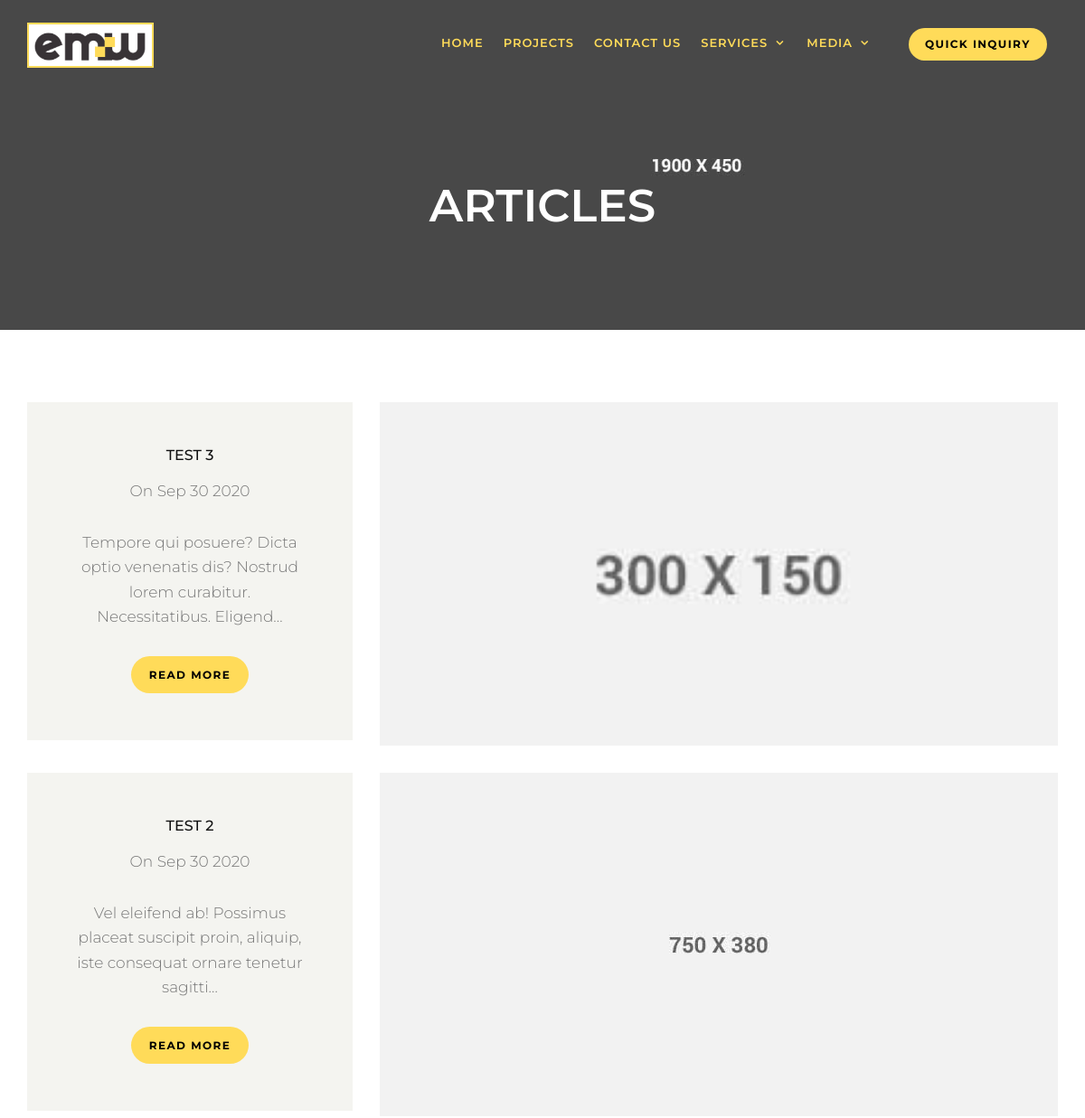
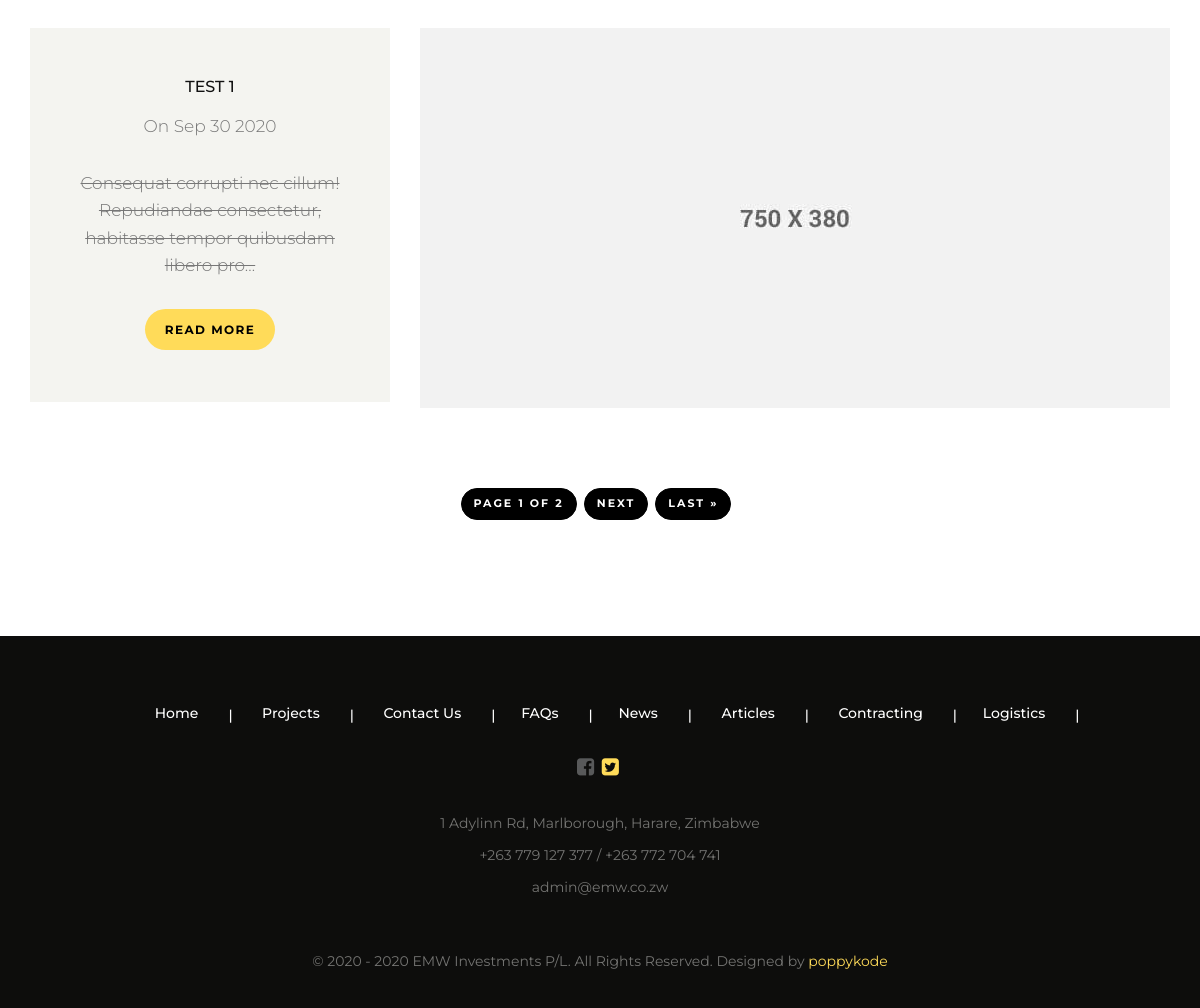
The page /articles on the database its author committed (2 pictures, top to bottom).
### news_blog/models.py (models this page shows, shortened)
class BlogNews(models.Model):
    OPTION = (
        ('', 'Select Category'),
        ('news', 'News'),
        ('articles', 'Articles'),
    )
    category = models.CharField(max_length=50, choices=OPTION)
    title = models.CharField(max_length=255)
    author = models.CharField(max_length=255, default='Admin')
    image = models.ImageField(upload_to='blog/%Y/%m/')
    description = RichTextUploadingField()
    tag = models.ManyToManyField('Tag')
    slug = models.SlugField(unique=True)
    updated = models.DateTimeField(auto_now=True)
    timestamp = models.DateTimeField(auto_now_add=True)
    class Meta:
        ordering = ['-timestamp']
        verbose_name_plural = 'News or Article'

### news_blog/views.py (the view)
# urls.py: path('<str:type>', new_articles, name='new_articles'),
def new_articles(request, type):
    template_name = 'news_blog/news_blog.html'
    qs_all = BlogNews.objects.all()
    if type != 'all':
        news_articles_list = qs_all.filter(category=type)
        paginator = Paginator(news_articles_list, 3)
        page = request.GET.get('page')
        qs = paginator.get_page(page)
        return render(request, template_name, {'obj': qs, 'type': type})
    paginator = Paginator(qs_all, 3)
    page = request.GET.get('page')
    qs = paginator.get_page(page)
    return render(request, template_name, {'obj': qs, 'type': 'NEWS & ARTICLES'})

### templates/news_blog/news_blog.html (shortened to what this page needs)
{% extends 'base/base.html' %}
{% load static %}
{% block content %}
<div class="page-header">
    <div class="container">
        <div class="row">
            <div class="col-lg-12 col-md-12 col-sm-12 col-xs-12">
                <div class="page-section">
                    <h1 class="page-title ">{{type|title}} </h1>
                </div>
            </div>
        </div>
    </div>
</div>
<div class="space-medium">
    <div class="container">
        <div class="row">
            {% if obj %}
            {% for a in obj %}
            {% include 'base/snippets/news_blog.html' with instance=a %}
            {% endfor %}
            {% else %}
            <div class="col-md-6 col-md-offset-3 text-center">
                <h1>No Posts yet </h1>
            </div>
            {% endif %}
        </div>
        {% if obj %}
        <div class="row">
            <div class="col-lg-12 col-md-12 col-sm-12 col-xs-12">
                <div class="col-lg-12 col-md-12 col-sm-12 col-xs-12">
                    <div class="st-pagination">
                        <ul class="pagination">
                            <li><a href="#"> Page {{ obj.number }} of {{ obj.paginator.num_pages }}</a></li>
                            {% if obj.has_next %}
                            <li> <a href="?page={{ obj.next_page_number }}" aria-label="Next"><span
                                        aria-hidden="true">Next</span></a> </li>
                            <li> <a href="?page={{ obj.paginator.num_pages }}" aria-label="Next"><span
                                        aria-hidden="true">Last &raquo;</span></a> </li>
                            {% endif %}
                        </ul>
                    </div>
                </div>
            </div>
        </div>
        {% endif %}
    </div>
</div>
{% endblock %}

### templates/base/snippets/news_blog.html
{% load static %}
<div class="col-lg-4 col-md-4 col-sm-12 col-xs-12">
    <div class="post-block">
        <div class="post-content">
            <h4><a href="{% url 'news_blog:news_blog_detail' instance.slug %}">{{instance.title|title}}</a></h4>
            <p class="meta">
                <span class="meta-date">On {{instance.timestamp|date:"M d Y"}}</span>
            </p>
            <p>
                <span>
                    {{instance.description|truncatechars:100|safe}}
                </span>
            </p>
            <a href="{% url 'news_blog:news_blog_detail' instance.slug %}" class="btn btn-primary ">Read More</a>
        </div>
    </div>
</div>
<div class="col-lg-8 col-md-8 col-sm-12 col-xs-12">
    <div class="post-img">
        <a href="{% url 'news_blog:news_blog_detail' instance.slug %}" class="imghover"><img
                src="{{instance.image.url}}" alt="{{instance.title|title}}" class="img-responsive"
                style="width: 750px; height: 380px;"></a>
    </div>
</div>

### static_files/css/style.css (style rules this page uses)
body { -webkit-font-smoothing: antialiased; text-rendering: optimizeLegibility; font-family: 'Montserrat', sans-serif; font-size: 17px; letter-spacing: 0px; color: #777777; font-weight: 300; line-height: 34px; }
h1, h2, h3, h4, h5, h6 { font-weight: 500; color: #000000; font-family: 'Montserrat', sans-serif; margin: 0px 0px 15px 0px; letter-spacing: 0px; text-transform: uppercase; }
h1 { font-size: 30px; }
h4 { font-size: 16px; line-height: 22px; }
p { margin: 0 0 30px; line-height: 1.6; }
ul, ol { list-style: none; margin: 0; padding: 0; }
a { text-decoration: none; color: #111; -webkit-transition: all 0.3s; -moz-transition: all 0.3s; transition: all 0.3s; }
.btn { font-family: 'Montserrat', sans-serif; font-size: 12px; text-transform: uppercase; font-weight: 700; padding: 12px 20px; margin-bottom: 4px; letter-spacing: 1.4px; border-radius: 50px; border: transparent; -webkit-transition: all 0.3s; -moz-transition: all 0.3s; transition: all 0.3s; }
.btn-primary { background-color: #FFDB59; color: #000; }
.space-medium { padding-top: 80px; padding-bottom: 80px; }
img { width: auto; max-width: 100%; height: auto; margin: 0; padding: 0; border: none; line-height: normal; vertical-align: middle; }
.imghover { display: block; position: relative; max-width: 100%; }
.imghover::before, .imghover::after { display: block; position: absolute; content: ""; text-align: center; opacity: 0; }
.imghover::before { top: 0; right: 0; bottom: 0; left: 0; }
.imghover::after { top: 55%; left: 50%; padding: 10px; line-height: 10px; margin: -25px 0 0 -25px; content: "\f0c1"; font-family: "FontAwesome"; font-size: 30px; }
.page-header { text-align: center; background-image: url(../images/pageheader.jpg); background-size: cover; margin: 0px; padding: 0px; border: 0px; }
.page-section { padding-top: 200px; padding-bottom: 100px; }
.page-title { font-size: 50px; font-weight: 600; margin-bottom: 10px; font-family: 'Montserrat', sans-serif; color: #fff; }
.post-block { background-color: #f4f4f0; padding: 48px; text-align: center; margin-bottom: 30px; }
.post-img img { border-radius: 0px; margin-bottom: 30px; }
.meta-date, .meta-author, .meta-comments, .meta-categories { margin-right: 10px; }
.meta-date, .meta-author, .meta-comments, .meta-categories { margin-left: 10px; }
.pagination { display: inline-block; padding-left: 0; margin: 20px 0; }
.st-pagination { text-align: center; margin-top: 30px; }
.st-pagination .pagination>li>a, .pagination>li>span { position: relative; float: left; line-height: 1.6; color: #fff; letter-spacing: 2px; text-decoration: none; font-size: 11px; border-radius: 50px; border: 1px solid #000; background-color: #000; font-weight: 700; text-transform: uppercase; margin-right: 8px; margin-bottom: 5px; }
.st-pagination .pagination>li:first-child>a, .st-pagination .pagination>li:first-child>span { margin-left: 0; border-radius: 50px; }
.st-pagination .pagination>li:last-child>a, .st-pagination .pagination>li:last-child>span { border-radius: 50px; }

### rows shown on the page
BlogNews: title "TEST 3", timestamp "Sep 30 2020", description "Tempore qui posuere? Dicta optio venenatis dis? Nostrud lorem curabitur. Necessitatibus. Eligend…", image (picture)
BlogNews: title "TEST 2", timestamp "Sep 30 2020", description "Vel eleifend ab! Possimus placeat suscipit proin, aliquip, iste consequat ornare tenetur sagitti…", image (picture)
BlogNews: title "TEST 1", timestamp "Sep 30 2020", description "Consequat corrupti nec cillum! Repudiandae consectetur, habitasse tempor quibusdam libero pro…", image (picture)

### other values the page prints
{{ type|title }} "ARTICLES"
{{ obj.number }} "1"
{{ obj.paginator.num_pages }} "2"
